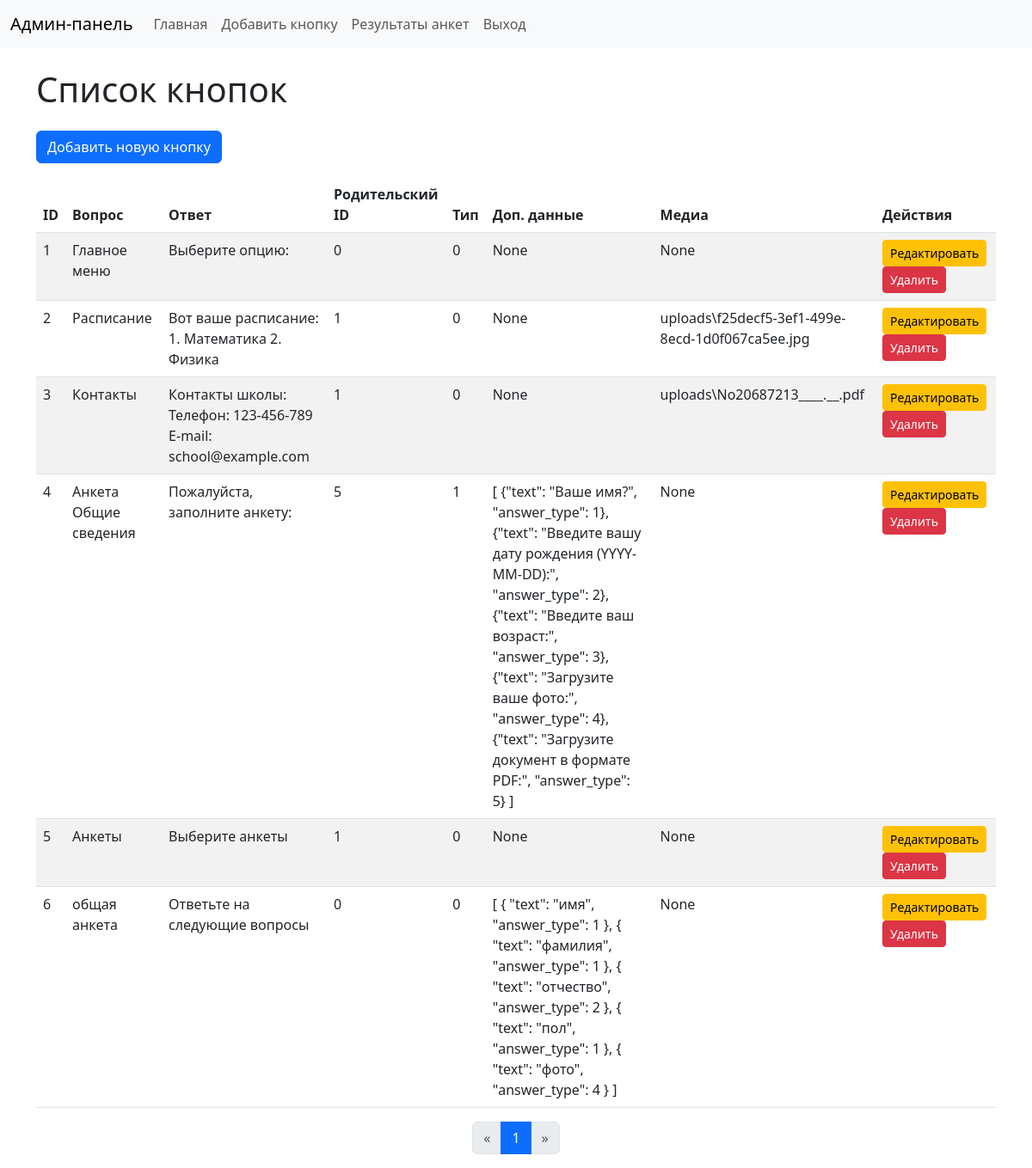
The page / (signed in) on the database its author committed.
### tables this page shows
CREATE TABLE buttons (
            id INTEGER PRIMARY KEY AUTOINCREMENT,
            question TEXT NOT NULL,            -- Текст вопроса или кнопки
            response TEXT NOT NULL,            -- Ответ на кнопку
            parent_id INTEGER DEFAULT 0,       -- Родительский ID
            request_type INTEGER DEFAULT 0,    -- Тип запроса (0 = стандартный, 1 = анкета)
            dop TEXT DEFAULT NULL,             -- Дополнительные данные (JSON для анкеты)
            media_url TEXT DEFAULT NULL        -- Ссылка на медиа (картинка или документ)
        );

### adm.py (the view)
@app.route("/")
def index():
    per_page = 10  # Количество записей на странице
    page = int(request.args.get("page", 1))
    total_buttons = execute_query("SELECT COUNT(*) FROM buttons", fetchone=True)[0]
    total_pages = ceil(total_buttons / per_page)
    offset = (page - 1) * per_page
    buttons = execute_query(
        "SELECT id, question, response, parent_id, request_type, dop, media_url FROM buttons LIMIT ? OFFSET ?",
        (per_page, offset)
    )
    return render_template("index.html", buttons=buttons, current_page=page, total_pages=total_pages)

### adm.py (called while the page is built)
def execute_query(query, args=(), fetchone=False, commit=False):
    conn = sqlite3.connect(DB_FILE)
    cursor = conn.cursor()
    cursor.execute(query, args)
    data = cursor.fetchone() if fetchone else cursor.fetchall()
    if commit:
        conn.commit()
    conn.close()
    return data

@app.before_request
def require_login():
    app.jinja_env.globals['SUPERADMIN_USERNAME'] = SUPERADMIN_USERNAME
    allowed_routes = ["login", "register", "get_uploaded_file"]
    if "user_id" not in session and request.endpoint not in allowed_routes:
        return redirect(url_for("login"))

### templates/index.html
{% extends "base.html" %}
{% block content %}
<h1 class="mb-4">Список кнопок</h1>
<a href="/add" class="btn btn-primary mb-3">Добавить новую кнопку</a>
<table class="table table-striped">
    <thead>
        <tr>
            <th>ID</th>
            <th>Вопрос</th>
            <th>Ответ</th>
            <th>Родительский ID</th>
            <th>Тип</th>
            <th>Доп. данные</th>
            <th>Медиа</th>
            <th>Действия</th>
        </tr>
    </thead>
    <tbody>
        {% for button in buttons %}
        <tr>
            <td>{{ button[0] }}</td>
            <td>{{ button[1] }}</td>
            <td>{{ button[2] }}</td>
            <td>{{ button[3] }}</td>
            <td>{{ button[4] }}</td>
            <td>{{ button[5] }}</td>
            <td>{{ button[6] }}</td>
            <td>
                <a href="/edit/{{ button[0] }}" class="btn btn-sm btn-warning">Редактировать</a>
                <a href="/delete/{{ button[0] }}" class="btn btn-sm btn-danger">Удалить</a>
            </td>
        </tr>
        {% endfor %}
    </tbody>
</table>
<nav aria-label="Pagination">
    <ul class="pagination justify-content-center">
        <li class="page-item {% if current_page == 1 %}disabled{% endif %}">
            <a class="page-link" href="?page={{ current_page - 1 }}" aria-label="Previous">
                <span aria-hidden="true">&laquo;</span>
            </a>
        </li>
        {% for i in range(1, total_pages + 1) %}
        <li class="page-item {% if current_page == i %}active{% endif %}">
            <a class="page-link" href="?page={{ i }}">{{ i }}</a>
        </li>
        {% endfor %}
        <li class="page-item {% if current_page == total_pages %}disabled{% endif %}">
            <a class="page-link" href="?page={{ current_page + 1 }}" aria-label="Next">
                <span aria-hidden="true">&raquo;</span>
            </a>
        </li>
    </ul>
</nav>
{% endblock %}

### rows shown on the page
buttons: id "1", question "Главное меню", response "Выберите опцию:", parent "0", request_type "0", button "None"
buttons: id "2", question "Расписание", response "Вот ваше расписание: 1. Математика 2. Физика", parent "1", request_type "0", dop "None", media_url "uploads\\f25decf5-3ef1-499e-8ecd-1d0f067ca5ee.jpg"
buttons: id "3", question "Контакты", response "Контакты школы: Телефон: 123-456-789 E-mail: school@example.com", parent "1", request_type "0", dop "None", media_url "uploads\\No20687213____.__.pdf"
buttons: id "4", question "Анкета Общие сведения", response "Пожалуйста, заполните анкету:", parent "5", request_type "1", dop "[ {\"text\": \"Ваше имя?\", \"answer_type\": 1}, {\"text\": \"Введите вашу дату рождения (YYYY-MM-DD):\", \"answer_type\": 2}, {\"text\": \"Введите ваш возраст:\", \"answer_type\": 3}, {\"text\": \"Загрузите ваше фото:\", \"answer_type\": 4}, {\"text\": \"Загрузите документ в формате PDF:\", \"answer_type\": 5} ]", media_url "None"
buttons: id "5", question "Анкеты", response "Выберите анкеты", parent "1", request_type "0", button "None"
buttons: id "6", question "общая анкета", response "Ответьте на следующие вопросы", parent "0", request_type "0", dop "[ { \"text\": \"имя\", \"answer_type\": 1 }, { \"text\": \"фамилия\", \"answer_type\": 1 }, { \"text\": \"отчество\", \"answer_type\": 2 }, { \"text\": \"пол\", \"answer_type\": 1 }, { \"text\": \"фото\", \"answer_type\": 4 } ]", button "None"

### other values the page prints
{{ i }} "1"
